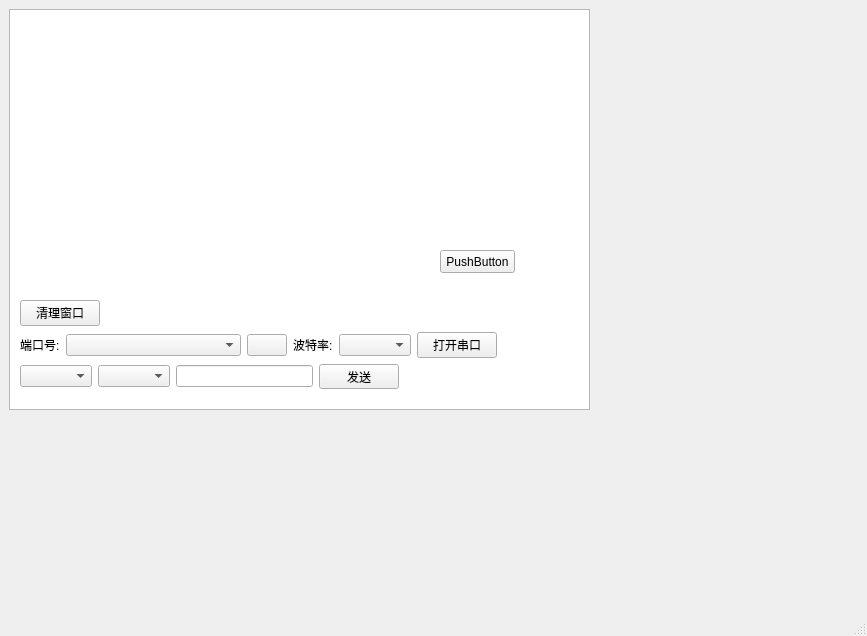
<?xml version="1.0" encoding="UTF-8"?>
<ui version="4.0">
 <class>MainWindow</class>
 <widget class="QMainWindow" name="MainWindow">
  <property name="geometry">
   <rect>
    <x>0</x>
    <y>0</y>
    <width>867</width>
    <height>636</height>
   </rect>
  </property>
  <property name="windowTitle">
   <string>MEMSplus-SXG小光柱表自动测试软件</string>
  </property>
  <widget class="QWidget" name="centralwidget">
   <widget class="QTextBrowser" name="textBrowser">
    <property name="geometry">
     <rect>
      <x>9</x>
      <y>9</y>
      <width>581</width>
      <height>401</height>
     </rect>
    </property>
   </widget>
   <widget class="QPushButton" name="Cmd">
    <property name="geometry">
     <rect>
      <x>440</x>
      <y>250</y>
      <width>75</width>
      <height>23</height>
     </rect>
    </property>
    <property name="text">
     <string>PushButton</string>
    </property>
   </widget>
   <widget class="QWidget" name="layoutWidget">
    <property name="geometry">
     <rect>
      <x>20</x>
      <y>300</y>
      <width>515</width>
      <height>89</height>
     </rect>
    </property>
    <layout class="QVBoxLayout" name="verticalLayout">
     <item>
      <layout class="QHBoxLayout" name="horizontalLayout_2">
       <item>
        <widget class="QPushButton" name="clear_text_btn">
         <property name="text">
          <string>清理窗口</string>
         </property>
        </widget>
       </item>
       <item>
        <spacer name="horizontalSpacer_5">
         <property name="orientation">
          <enum>Qt::Horizontal</enum>
         </property>
         <property name="sizeHint" stdset="0">
          <size>
           <width>40</width>
           <height>20</height>
          </size>
         </property>
        </spacer>
       </item>
      </layout>
     </item>
     <item>
      <layout class="QHBoxLayout" name="horizontalLayout_9">
       <item>
        <widget class="QLabel" name="label">
         <property name="text">
          <string>端口号:</string>
         </property>
        </widget>
       </item>
       <item>
        <widget class="QComboBox" name="port_box">
         <property name="minimumSize">
          <size>
           <width>175</width>
           <height>20</height>
          </size>
         </property>
        </widget>
       </item>
       <item>
        <widget class="QPushButton" name="refresh_btn">
         <property name="text">
          <string/>
         </property>
        </widget>
       </item>
       <item>
        <widget class="QLabel" name="label_10">
         <property name="text">
          <string>波特率:</string>
         </property>
        </widget>
       </item>
       <item>
        <widget class="QComboBox" name="buad_box"/>
       </item>
       <item>
        <widget class="QPushButton" name="conn_ser_btn">
         <property name="text">
          <string>打开串口</string>
         </property>
        </widget>
       </item>
       <item>
        <spacer name="horizontalSpacer_2">
         <property name="orientation">
          <enum>Qt::Horizontal</enum>
         </property>
         <property name="sizeHint" stdset="0">
          <size>
           <width>40</width>
           <height>20</height>
          </size>
         </property>
        </spacer>
       </item>
      </layout>
     </item>
     <item>
      <layout class="QHBoxLayout" name="horizontalLayout">
       <item>
        <widget class="QComboBox" name="serial_data_type"/>
       </item>
       <item>
        <widget class="QComboBox" name="crc_verify_box"/>
       </item>
       <item>
        <widget class="QLineEdit" name="serial_data"/>
       </item>
       <item>
        <widget class="QPushButton" name="send_data">
         <property name="text">
          <string>发送</string>
         </property>
        </widget>
       </item>
       <item>
        <spacer name="horizontalSpacer_4">
         <property name="orientation">
          <enum>Qt::Horizontal</enum>
         </property>
         <property name="sizeHint" stdset="0">
          <size>
           <width>40</width>
           <height>20</height>
          </size>
         </property>
        </spacer>
       </item>
      </layout>
     </item>
    </layout>
   </widget>
  </widget>
  <widget class="QMenuBar" name="menubar">
   <property name="geometry">
    <rect>
     <x>0</x>
     <y>0</y>
     <width>867</width>
     <height>23</height>
    </rect>
   </property>
  </widget>
  <widget class="QStatusBar" name="statusbar"/>
 </widget>
 <resources/>
 <connections/>
</ui>
